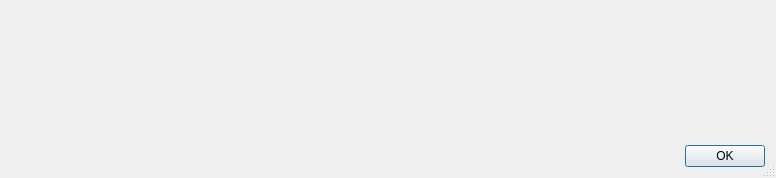
<?xml version="1.0" encoding="UTF-8"?>
<ui version="4.0">
 <class>ErrorDialog</class>
 <widget class="QDialog" name="ErrorDialog">
  <property name="windowModality">
   <enum>Qt::ApplicationModal</enum>
  </property>
  <property name="geometry">
   <rect>
    <x>0</x>
    <y>0</y>
    <width>776</width>
    <height>175</height>
   </rect>
  </property>
  <property name="windowTitle">
   <string>Error</string>
  </property>
  <property name="sizeGripEnabled">
   <bool>true</bool>
  </property>
  <property name="modal">
   <bool>true</bool>
  </property>
  <layout class="QGridLayout" name="gridLayout">
   <item row="1" column="3">
    <widget class="QPushButton" name="pushButton">
     <property name="text">
      <string>OK</string>
     </property>
    </widget>
   </item>
   <item row="0" column="0">
    <widget class="QLabel" name="label">
     <property name="sizePolicy">
      <sizepolicy hsizetype="Fixed" vsizetype="Fixed">
       <horstretch>0</horstretch>
       <verstretch>0</verstretch>
      </sizepolicy>
     </property>
     <property name="minimumSize">
      <size>
       <width>128</width>
       <height>128</height>
      </size>
     </property>
     <property name="maximumSize">
      <size>
       <width>128</width>
       <height>128</height>
      </size>
     </property>
     <property name="autoFillBackground">
      <bool>false</bool>
     </property>
     <property name="text">
      <string/>
     </property>
     <property name="pixmap">
      <pixmap resource="../calibrationtool_resources.qrc">:/images/resource-files/icons/Error.png</pixmap>
     </property>
    </widget>
   </item>
   <item row="1" column="2">
    <spacer name="horizontalSpacer">
     <property name="orientation">
      <enum>Qt::Horizontal</enum>
     </property>
     <property name="sizeHint" stdset="0">
      <size>
       <width>40</width>
       <height>20</height>
      </size>
     </property>
    </spacer>
   </item>
   <item row="0" column="1" colspan="3">
    <widget class="QLabel" name="message">
     <property name="sizePolicy">
      <sizepolicy hsizetype="MinimumExpanding" vsizetype="MinimumExpanding">
       <horstretch>0</horstretch>
       <verstretch>0</verstretch>
      </sizepolicy>
     </property>
     <property name="frameShape">
      <enum>QFrame::NoFrame</enum>
     </property>
     <property name="text">
      <string/>
     </property>
     <property name="textFormat">
      <enum>Qt::PlainText</enum>
     </property>
     <property name="scaledContents">
      <bool>false</bool>
     </property>
     <property name="alignment">
      <set>Qt::AlignCenter</set>
     </property>
     <property name="wordWrap">
      <bool>true</bool>
     </property>
     <property name="textInteractionFlags">
      <set>Qt::LinksAccessibleByMouse|Qt::TextSelectableByKeyboard|Qt::TextSelectableByMouse</set>
     </property>
    </widget>
   </item>
  </layout>
 </widget>
 <resources>
  <include location="../calibrationtool_resources.qrc"/>
 </resources>
 <connections>
  <connection>
   <sender>pushButton</sender>
   <signal>clicked()</signal>
   <receiver>ErrorDialog</receiver>
   <slot>close()</slot>
   <hints>
    <hint type="sourcelabel">
     <x>729</x>
     <y>122</y>
    </hint>
    <hint type="destinationlabel">
     <x>387</x>
     <y>71</y>
    </hint>
   </hints>
  </connection>
 </connections>
</ui>
